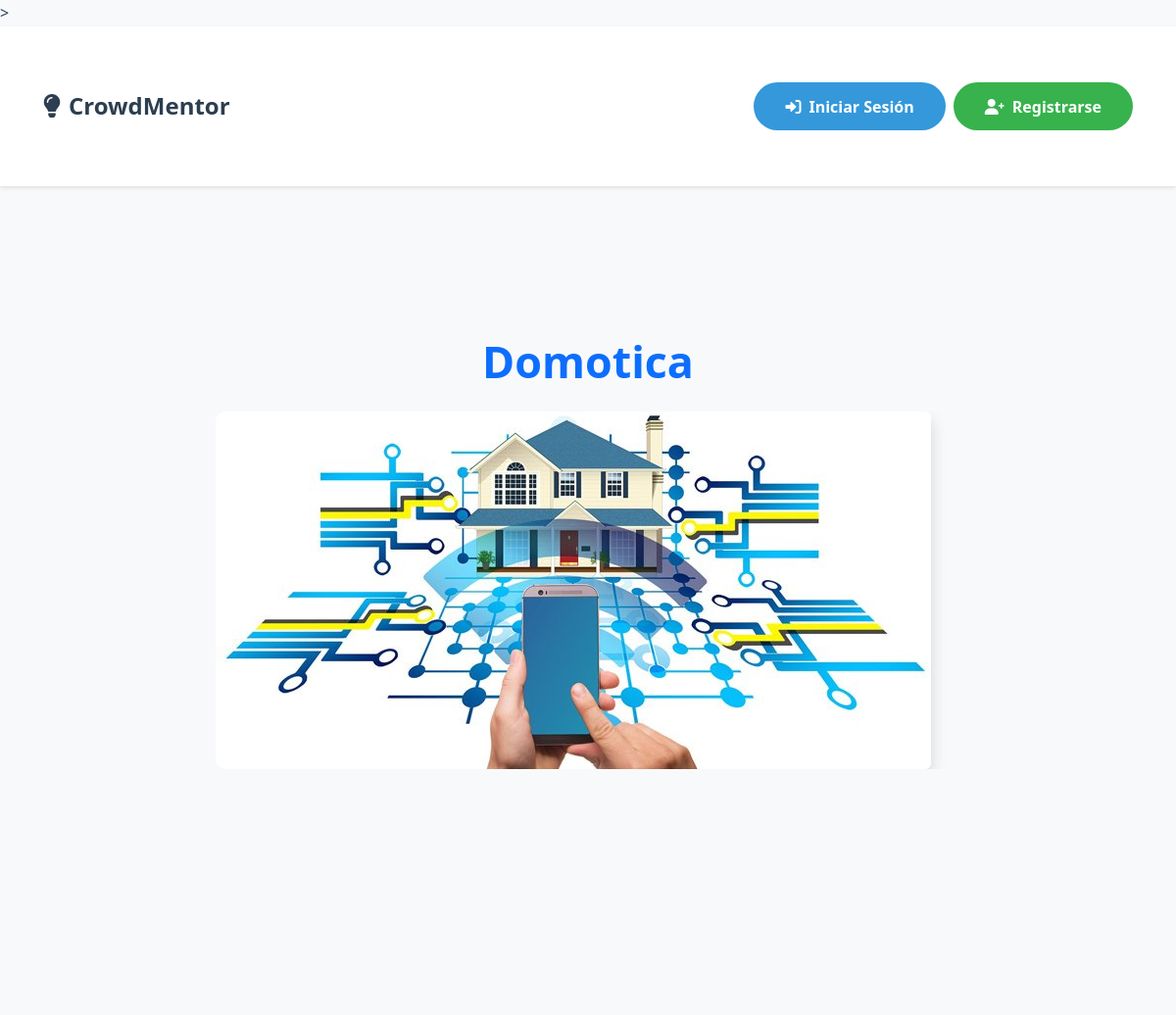
The page /project/1/ (upper part) on the database as committed earlier.
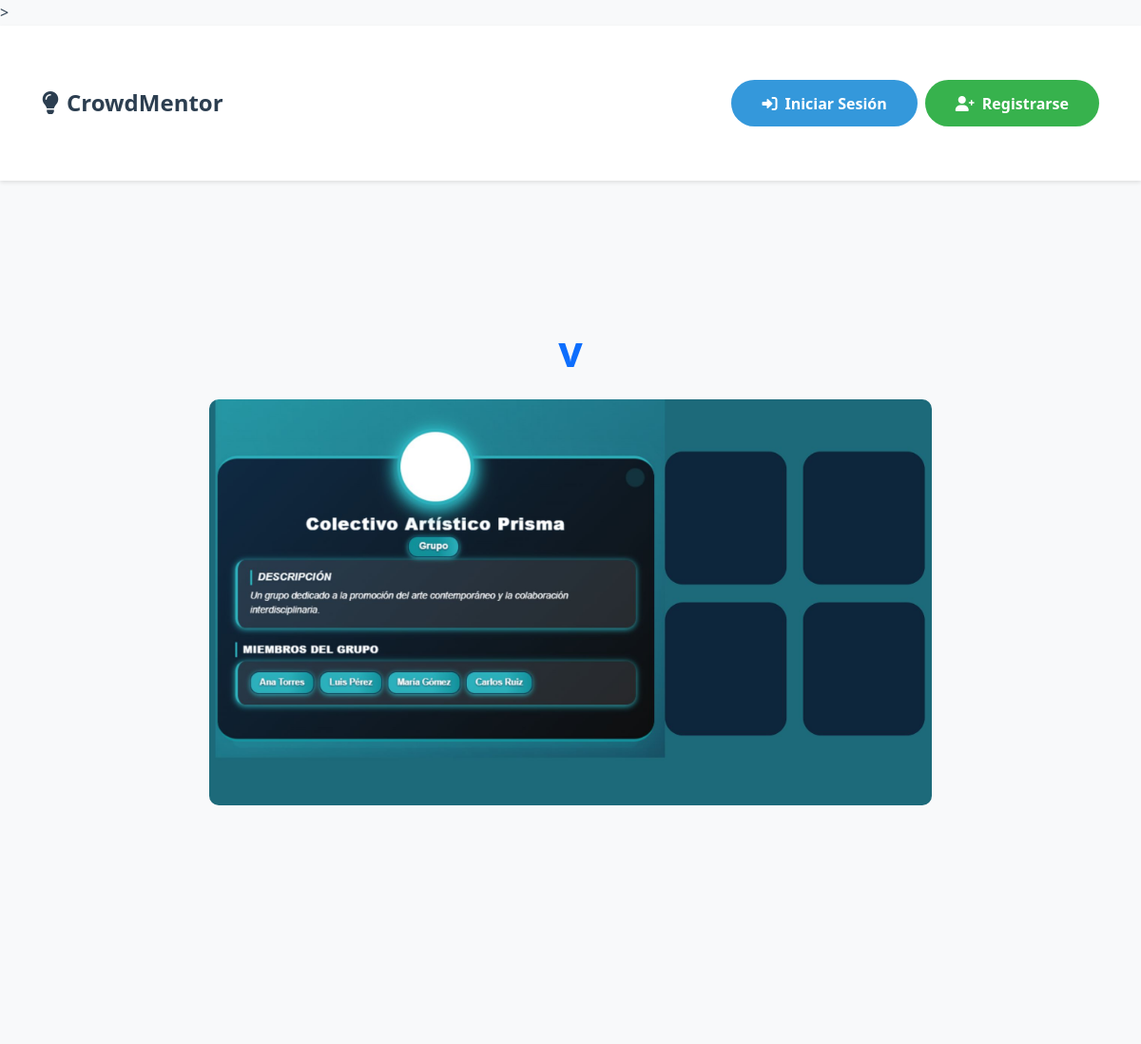
The same page on the database as committed later.
### core/models.py (models this page shows, shortened)
class Project(models.Model):
    title = models.CharField(max_length=200)
    description = models.TextField()
    owner = models.ForeignKey(User, on_delete=models.CASCADE, related_name='projects')
    funding_goal = models.DecimalField(max_digits=10, decimal_places=2)
    amount_raised = models.DecimalField(max_digits=10, decimal_places=2, default=0)
    created_at = models.DateTimeField(default=timezone.now)
    image = models.ImageField(upload_to='projects/', blank=True, null=True)
    is_active = models.BooleanField(default=True)

### core/views.py (the view)
# urls.py: path('project/<int:pk>/', views.project_detail, name='project_detail'),
def project_detail(request, pk):
    project = get_object_or_404(Project, pk=pk)
    if request.method == 'POST' and request.user.profile.user_type == 'investor':
        form = InvestmentForm(request.POST)
        if form.is_valid():
            investment = form.save(commit=False)
            investment.project = project
            investment.investor = request.user
            investment.status = 'pending'  # Estado inicial de la inversión
            investment.save()
            messages.success(request, 'Tu inversión está pendiente de aprobación por el emprendedor.')
            return redirect('project_detail', pk=project.pk)
    else:
        form = InvestmentForm()
    return render(request, 'project_detail.html', {'project': project, 'form': form})

### core/templates/project_detail.html (shortened to what this page needs)
{% extends 'base.html' %}
{% load crispy_forms_tags %}
{% load static %}
{% block content %}
<div class="container py-5">
    <div class="row">
        <div class="col-lg-8 mx-auto">
            <div class="project-header animate__animated animate__fadeIn">
                <h1 class="text-center text-primary mb-4">{{ project.title }}</h1>
                {% if project.image %}
                    <div class="project-image-wrapper mb-4">
                        <img src="{{ project.image.url }}" class="img-fluid rounded shadow" alt="{{ project.title }}">
                    </div>
                {% endif %}
            </div>
        </div>
    </div>
</div>
{% endblock %}

Rows that differ between the two databases and show on the page:
changed Project: title "Domotica" → "v"; image: a different picture
